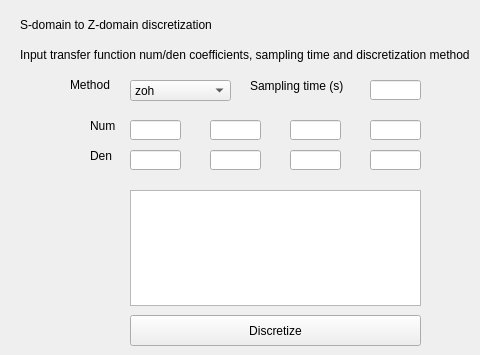
   <widget class="QWidget" name="tab_2">
    <attribute name="title">
     <string>Discretization</string>
    </attribute>
    <widget class="QLabel" name="modooperacion_label_5">
     <property name="geometry">
      <rect>
       <x>20</x>
       <y>10</y>
       <width>291</width>
       <height>31</height>
      </rect>
     </property>
     <property name="text">
      <string>&lt;html&gt;&lt;head/&gt;&lt;body&gt;&lt;p&gt;S-domain to Z-domain discretization&lt;/p&gt;&lt;/body&gt;&lt;/html&gt;</string>
     </property>
    </widget>
    <widget class="QPushButton" name="discretize">
     <property name="geometry">
      <rect>
       <x>130</x>
       <y>315</y>
       <width>291</width>
       <height>31</height>
      </rect>
     </property>
     <property name="text">
      <string>Discretize</string>
     </property>
    </widget>
    <widget class="QLabel" name="modooperacion_label_6">
     <property name="geometry">
      <rect>
       <x>20</x>
       <y>30</y>
       <width>451</width>
       <height>51</height>
      </rect>
     </property>
     <property name="text">
      <string>&lt;html&gt;&lt;head/&gt;&lt;body&gt;&lt;p&gt;Input transfer function num/den coefficients, sampling time and discretization method&lt;/p&gt;&lt;/body&gt;&lt;/html&gt;</string>
     </property>
    </widget>
    <widget class="QLineEdit" name="snum3">
     <property name="geometry">
      <rect>
       <x>130</x>
       <y>120</y>
       <width>51</width>
       <height>20</height>
      </rect>
     </property>
    </widget>
    <widget class="QLineEdit" name="snum2">
     <property name="geometry">
      <rect>
       <x>210</x>
       <y>120</y>
       <width>51</width>
       <height>20</height>
      </rect>
     </property>
    </widget>
    <widget class="QLineEdit" name="snum1">
     <property name="geometry">
      <rect>
       <x>290</x>
       <y>120</y>
       <width>51</width>
       <height>20</height>
      </rect>
     </property>
    </widget>
    <widget class="QLineEdit" name="snum0">
     <property name="geometry">
      <rect>
       <x>370</x>
       <y>120</y>
       <width>51</width>
       <height>20</height>
      </rect>
     </property>
    </widget>
    <widget class="QLineEdit" name="sden3">
     <property name="geometry">
      <rect>
       <x>130</x>
       <y>150</y>
       <width>51</width>
       <height>20</height>
      </rect>
     </property>
    </widget>
    <widget class="QLineEdit" name="sden2">
     <property name="geometry">
      <rect>
       <x>210</x>
       <y>150</y>
       <width>51</width>
       <height>20</height>
      </rect>
     </property>
    </widget>
    <widget class="QLineEdit" name="sden1">
     <property name="geometry">
      <rect>
       <x>290</x>
       <y>150</y>
       <width>51</width>
       <height>20</height>
      </rect>
     </property>
    </widget>
    <widget class="QLineEdit" name="sden0">
     <property name="geometry">
      <rect>
       <x>370</x>
       <y>150</y>
       <width>51</width>
       <height>20</height>
      </rect>
     </property>
    </widget>
    <widget class="QLabel" name="num_label">
     <property name="geometry">
      <rect>
       <x>90</x>
       <y>110</y>
       <width>41</width>
       <height>31</height>
      </rect>
     </property>
     <property name="text">
      <string>Num</string>
     </property>
    </widget>
    <widget class="QLabel" name="den_label">
     <property name="geometry">
      <rect>
       <x>90</x>
       <y>140</y>
       <width>41</width>
       <height>31</height>
      </rect>
     </property>
     <property name="text">
      <string>Den</string>
     </property>
    </widget>
    <widget class="QLineEdit" name="sampling_time">
     <property name="geometry">
      <rect>
       <x>370</x>
       <y>80</y>
       <width>51</width>
       <height>20</height>
      </rect>
     </property>
    </widget>
    <widget class="QLabel" name="num_label_2">
     <property name="geometry">
      <rect>
       <x>250</x>
       <y>70</y>
       <width>101</width>
       <height>31</height>
      </rect>
     </property>
     <property name="text">
      <string>Sampling time (s)</string>
     </property>
    </widget>
    <widget class="QTextBrowser" name="discretizationresult">
     <property name="geometry">
      <rect>
       <x>130</x>
       <y>190</y>
       <width>291</width>
       <height>116</height>
      </rect>
     </property>
    </widget>
    <widget class="QComboBox" name="method">
     <property name="geometry">
      <rect>
       <x>130</x>
       <y>80</y>
       <width>101</width>
       <height>21</height>
      </rect>
     </property>
     <item>
      <property name="text">
       <string>zoh</string>
      </property>
     </item>
     <item>
      <property name="text">
       <string>bilinear</string>
      </property>
     </item>
     <item>
      <property name="text">
       <string>euler</string>
      </property>
     </item>
     <item>
      <property name="text">
       <string>impulse</string>
      </property>
     </item>
     <item>
      <property name="text">
       <string>foh</string>
      </property>
     </item>
     <item>
      <property name="text">
       <string>backward_diff</string>
      </property>
     </item>
    </widget>
    <widget class="QLabel" name="modooperacion_label_10">
     <property name="geometry">
      <rect>
       <x>70</x>
       <y>70</y>
       <width>56</width>
       <height>31</height>
      </rect>
     </property>
     <property name="text">
      <string>&lt;html&gt;&lt;head/&gt;&lt;body&gt;&lt;p&gt;Method&lt;/p&gt;&lt;/body&gt;&lt;/html&gt;</string>
     </property>
    </widget>
   </widget>
